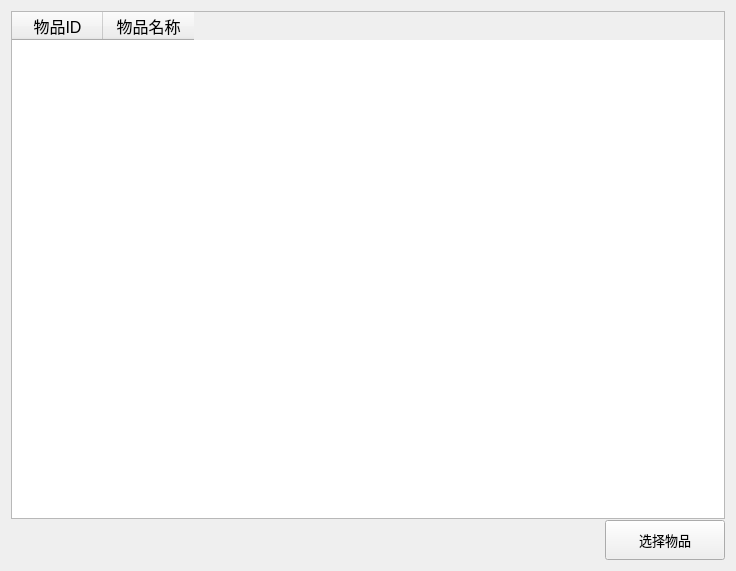
<?xml version="1.0" encoding="UTF-8"?>
<ui version="4.0">
 <class>select_item_list</class>
 <widget class="QWidget" name="select_item_list">
  <property name="geometry">
   <rect>
    <x>0</x>
    <y>0</y>
    <width>736</width>
    <height>571</height>
   </rect>
  </property>
  <property name="windowTitle">
   <string>Form</string>
  </property>
  <layout class="QGridLayout" name="gridLayout_2">
   <item row="0" column="0">
    <layout class="QGridLayout" name="gridLayout" columnstretch="0">
     <property name="sizeConstraint">
      <enum>QLayout::SetDefaultConstraint</enum>
     </property>
     <property name="horizontalSpacing">
      <number>2</number>
     </property>
     <property name="verticalSpacing">
      <number>1</number>
     </property>
     <item row="1" column="0" alignment="Qt::AlignRight">
      <widget class="QPushButton" name="pushButton">
       <property name="sizePolicy">
        <sizepolicy hsizetype="Fixed" vsizetype="Fixed">
         <horstretch>1</horstretch>
         <verstretch>1</verstretch>
        </sizepolicy>
       </property>
       <property name="minimumSize">
        <size>
         <width>120</width>
         <height>40</height>
        </size>
       </property>
       <property name="baseSize">
        <size>
         <width>0</width>
         <height>0</height>
        </size>
       </property>
       <property name="font">
        <font>
         <family>Arial</family>
         <pointsize>10</pointsize>
        </font>
       </property>
       <property name="text">
        <string>选择物品</string>
       </property>
      </widget>
     </item>
     <item row="0" column="0">
      <widget class="QTableWidget" name="items_list_widget">
       <property name="font">
        <font>
         <pointsize>12</pointsize>
        </font>
       </property>
       <property name="editTriggers">
        <set>QAbstractItemView::NoEditTriggers</set>
       </property>
       <property name="dragDropMode">
        <enum>QAbstractItemView::DropOnly</enum>
       </property>
       <property name="alternatingRowColors">
        <bool>true</bool>
       </property>
       <property name="selectionMode">
        <enum>QAbstractItemView::SingleSelection</enum>
       </property>
       <property name="selectionBehavior">
        <enum>QAbstractItemView::SelectRows</enum>
       </property>
       <property name="textElideMode">
        <enum>Qt::ElideMiddle</enum>
       </property>
       <attribute name="horizontalHeaderVisible">
        <bool>true</bool>
       </attribute>
       <attribute name="horizontalHeaderCascadingSectionResizes">
        <bool>false</bool>
       </attribute>
       <attribute name="horizontalHeaderDefaultSectionSize">
        <number>91</number>
       </attribute>
       <attribute name="horizontalHeaderShowSortIndicator" stdset="0">
        <bool>false</bool>
       </attribute>
       <column>
        <property name="text">
         <string>物品ID</string>
        </property>
       </column>
       <column>
        <property name="text">
         <string>物品名称</string>
        </property>
       </column>
      </widget>
     </item>
    </layout>
   </item>
  </layout>
 </widget>
 <resources/>
 <connections/>
</ui>
